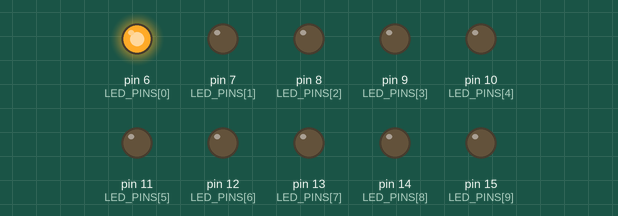
Recording of a sketch running on a simulated Arduino Uno, built with avr-gcc and run on an emulated ATmega328P. On the bench: output pins drawn as LEDs (lit = HIGH).

Above: at 0.1 s.
At 0.7 s:
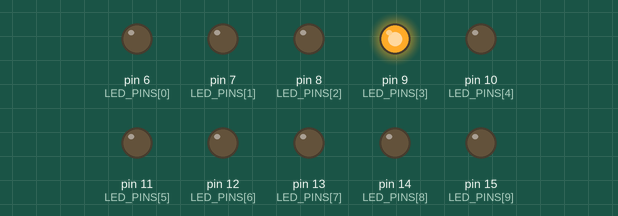
At 1.1 s:
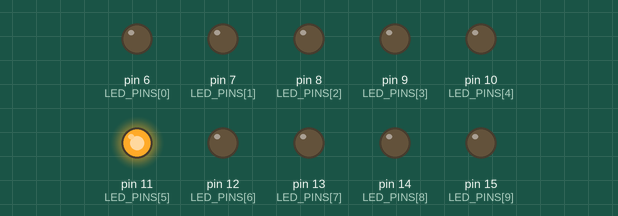
At 2.3 s:
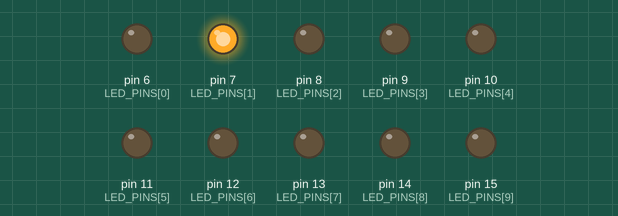
At 3.3 s:
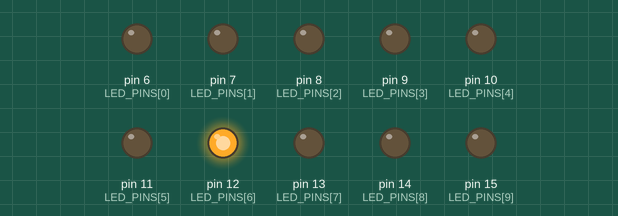
At 4.5 s:
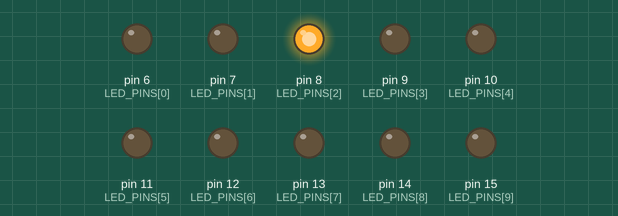
Timing chart, 0 to 4.8 s (numbered marks = the images above):
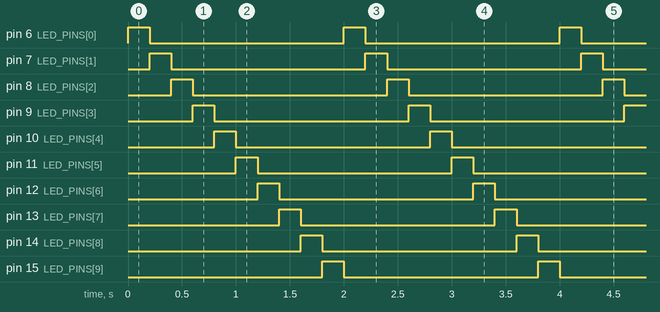

Measured:
- by itself, pin 6 (LED_PINS[0]), pin 7 (LED_PINS[1]), pin 8 (LED_PINS[2]), pin 9 (LED_PINS[3]), pin 10 (LED_PINS[4]), pin 11 (LED_PINS[5]), pin 12 (LED_PINS[6]), pin 13 (LED_PINS[7]), pin 14 (LED_PINS[8]), pin 15 (LED_PINS[9]): alternates HIGH for 0.20 s and LOW for 1.8 s
- by itself, everything shown: repeats every 2.0 s, in 10 steps

The sketch:

led-bar-graph-wave.ino
```cpp
const uint8_t LED_PINS[] = {6, 7, 8, 9, 10, 11, 12, 13, 14, 15};
const size_t NUM_LEDS = sizeof(LED_PINS) / sizeof(LED_PINS[0]);

void setup() {
  for (size_t i = 0; i < NUM_LEDS; ++i)
  {
    pinMode(LED_PINS[i], OUTPUT);
  }
}

void loop() {
  for (size_t i = 0; i < NUM_LEDS; ++i)
  {
    digitalWrite(LED_PINS[i], HIGH);
    delay(200);
    digitalWrite(LED_PINS[i], LOW);
  }
}
```
